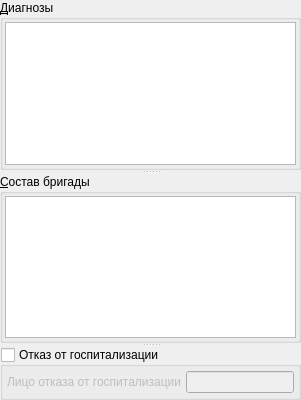
                <widget class="QSplitter" name="splitter">
                 <property name="orientation">
                  <enum>Qt::Vertical</enum>
                 </property>
                 <property name="childrenCollapsible">
                  <bool>false</bool>
                 </property>
                 <widget class="QGroupBox" name="grplFinalDiagnostics">
                  <property name="title">
                   <string>&amp;Диагнозы</string>
                  </property>
                  <layout class="QGridLayout" name="gridLayout_3">
                   <property name="margin">
                    <number>2</number>
                   </property>
                   <property name="spacing">
                    <number>2</number>
                   </property>
                   <item row="0" column="0">
                    <widget class="CInDocTableView" name="tblFinalDiagnostics"/>
                   </item>
                  </layout>
                 </widget>
                 <widget class="QGroupBox" name="groupBox">
                  <property name="title">
                   <string>&amp;Состав бригады</string>
                  </property>
                  <layout class="QGridLayout" name="gridLayout_5">
                   <property name="margin">
                    <number>2</number>
                   </property>
                   <property name="spacing">
                    <number>2</number>
                   </property>
                   <item row="0" column="0">
                    <widget class="CInDocTableView" name="tblPersonnel"/>
                   </item>
                  </layout>
                 </widget>
                 <widget class="QGroupBox" name="grpRenunOfHospital">
                  <property name="sizePolicy">
                   <sizepolicy hsizetype="Preferred" vsizetype="Maximum">
                    <horstretch>0</horstretch>
                    <verstretch>0</verstretch>
                   </sizepolicy>
                  </property>
                  <property name="title">
                   <string>Отказ от госпитализации</string>
                  </property>
                  <property name="checkable">
                   <bool>true</bool>
                  </property>
                  <property name="checked">
                   <bool>false</bool>
                  </property>
                  <layout class="QGridLayout" name="gridLayout_4">
                   <property name="horizontalSpacing">
                    <number>4</number>
                   </property>
                   <property name="verticalSpacing">
                    <number>2</number>
                   </property>
                   <property name="margin">
                    <number>4</number>
                   </property>
                   <item row="0" column="0">
                    <widget class="QLabel" name="lblFaceRenunOfHospital">
                     <property name="enabled">
                      <bool>false</bool>
                     </property>
                     <property name="text">
                      <string>Лицо отказа от госпитализации</string>
                     </property>
                     <property name="buddy">
                      <cstring>edtFaceRenunOfHospital</cstring>
                     </property>
                    </widget>
                   </item>
                   <item row="0" column="1">
                    <widget class="QLineEdit" name="edtFaceRenunOfHospital">
                     <property name="enabled">
                      <bool>false</bool>
                     </property>
                    </widget>
                   </item>
                  </layout>
                 </widget>
                </widget>
